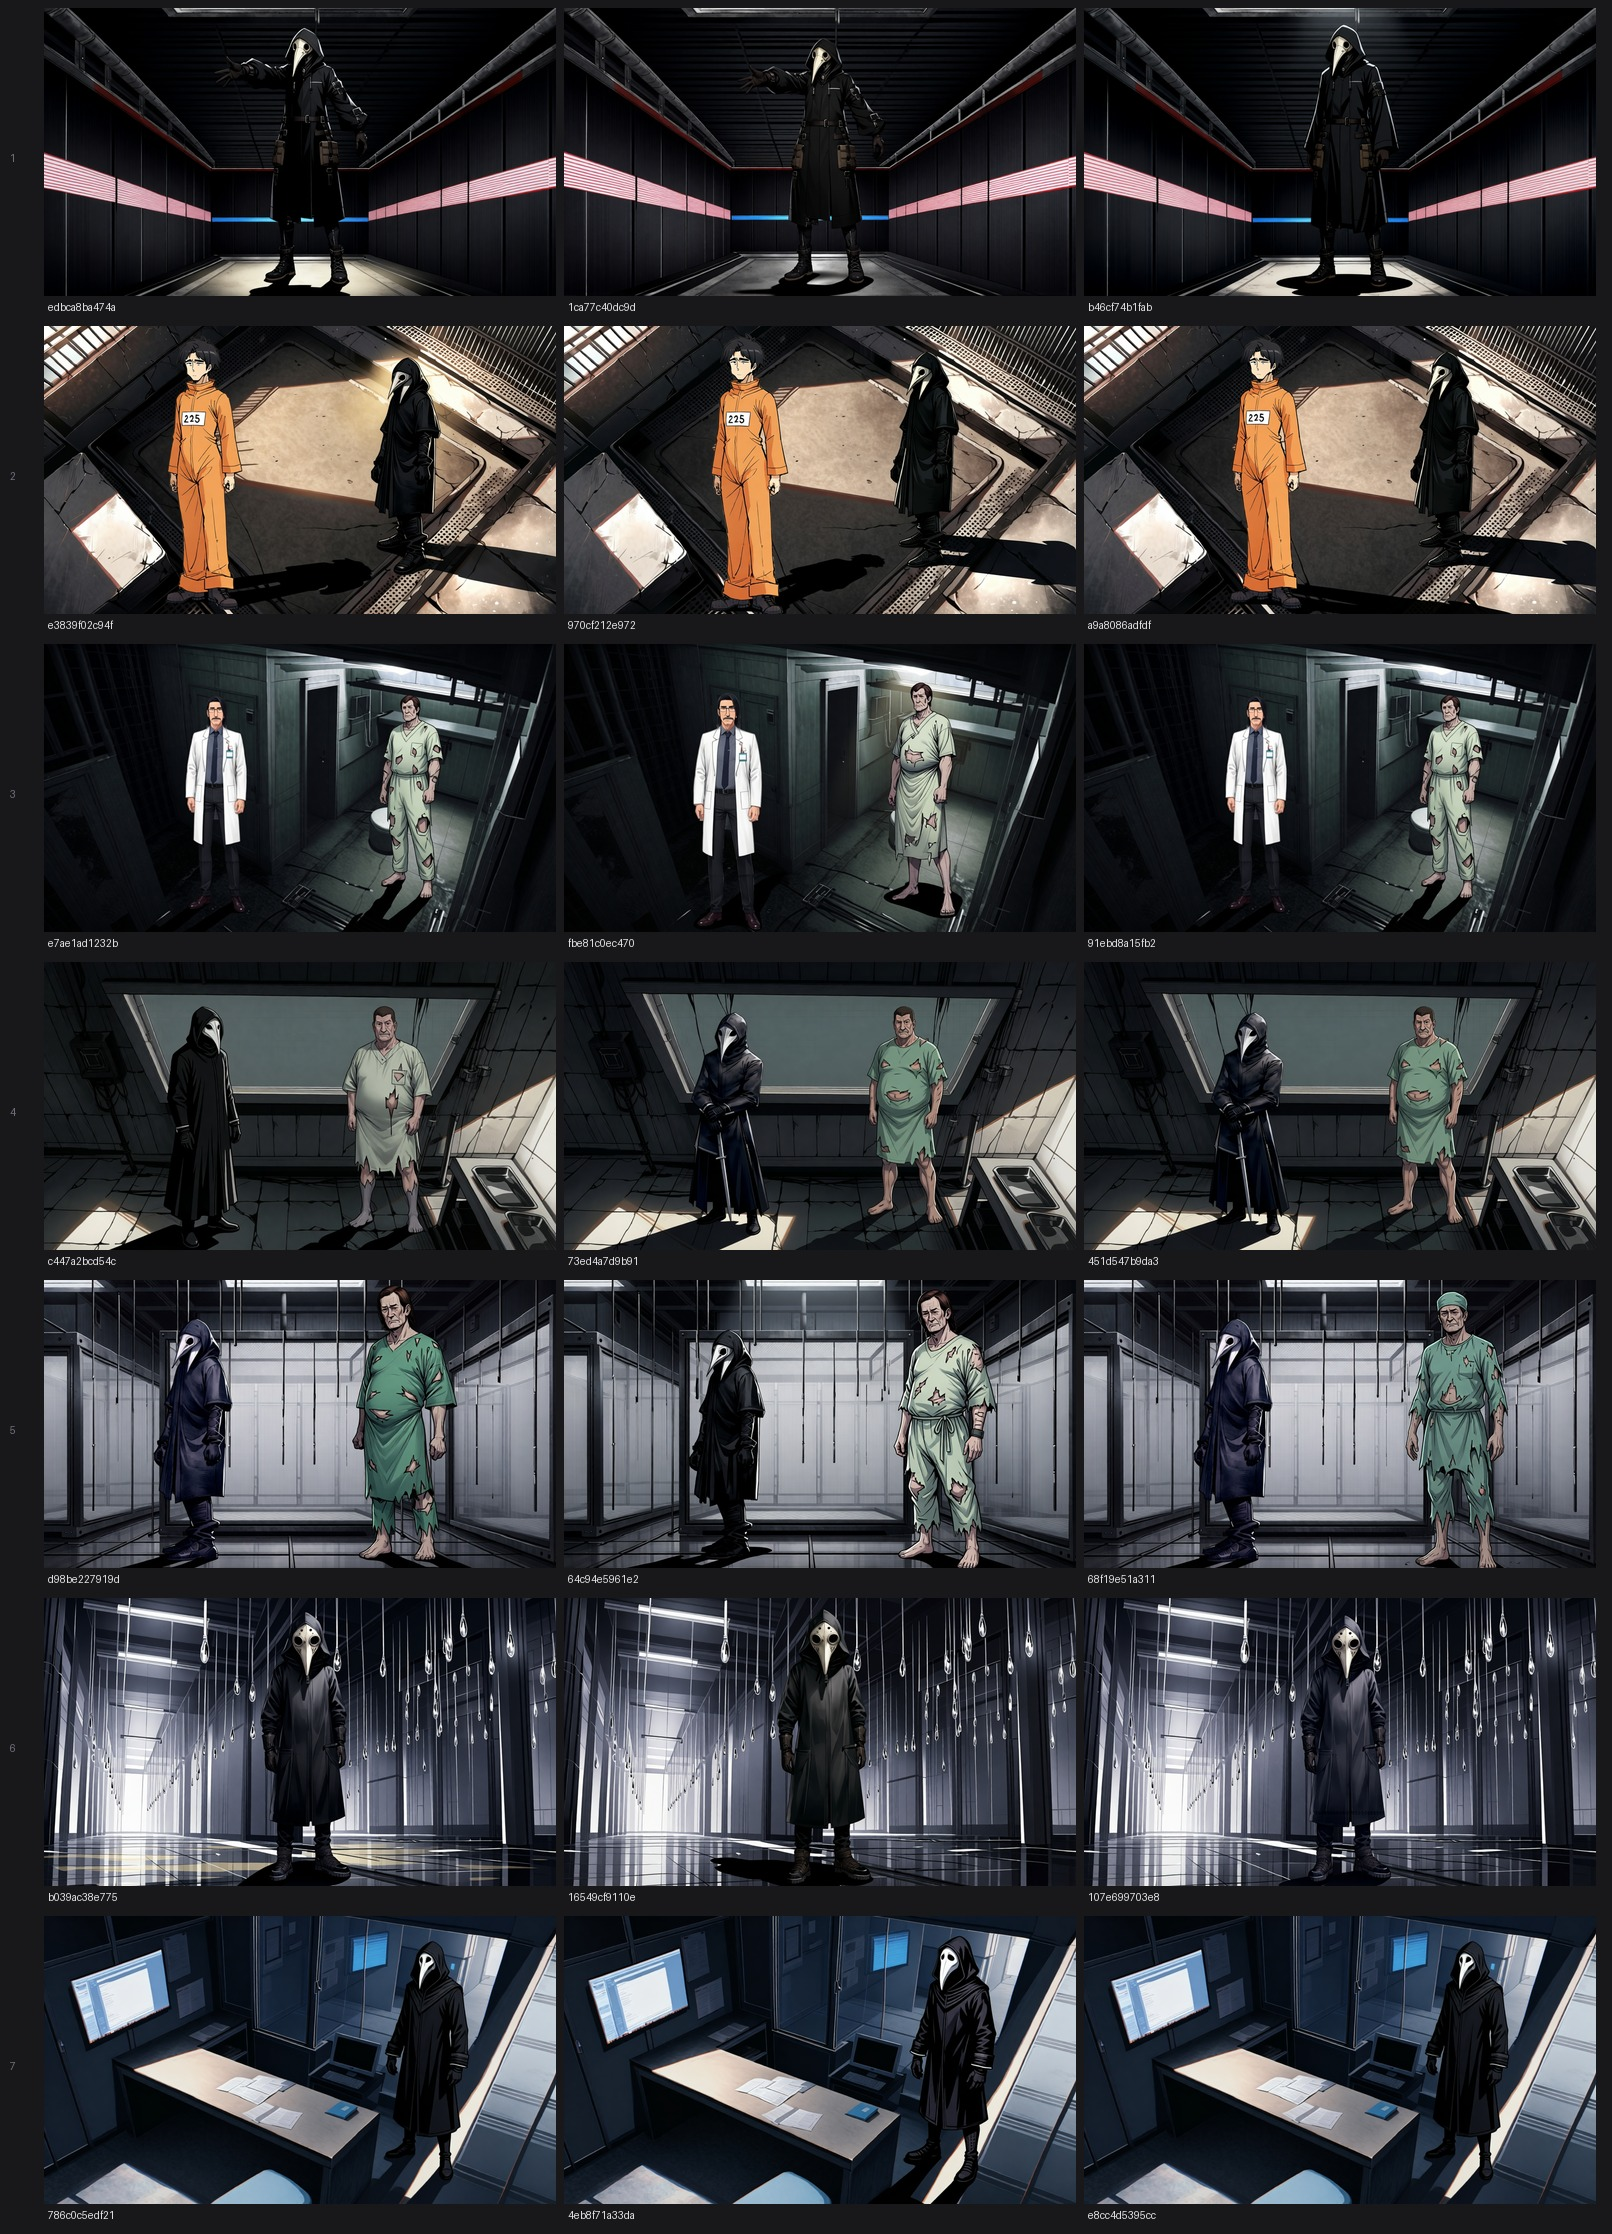

Source code (Python):
#!/usr/bin/env python
"""Story 14.9 블라인드 시트 — 7행 × 3열 = 21타일. GPU 0 · 렌더 0.

    uv run python .../blind_sheet.py

**행 안의 arm 순서를 샷마다 치환한다.** 10.1e는 좌/우를 arm에 고정했고, 그러면 타일 하나의
정체를 알아채는 순간 나머지 전부를 알게 된다. 여기서는 치환이 `sheet_key.json` 에만 있다.

타일 각인은 **blind id 12-hex 뿐**이다 — shot_id도, arm 이름도, 가설도 찍지 않는다.
`10-1e-live-validation/pair_sheets` 는 가설을 이미지에 각인해서 재사용하지 않는다.

타일 장변은 **512px** 다(CLAUDE.md 의 판정 이미지 기준). 판정 축이 "인물이 방의 척도에
맞는가"이므로 인물 실루엣과 방의 척도 단서(문·가구·천장)가 같이 보여야 한다 — 14.3의 256px
타일은 43타일 시트라 그 값이었고, 21타일이면 512가 들어간다.
"""

import hashlib
import json
import random
import shutil
from pathlib import Path

from PIL import Image, ImageDraw

HERE = Path(__file__).resolve().parent
ROOT = HERE.parents[3]

SALT = "14-9-recompose-placement-scale"  # 고정·커밋됨. blind id 는 재현 가능하다
ARMS = ("a", "b", "c")
TILE = (512, 288)
CAPTION_H = 22
GUTTER = 44           # 행 번호가 들어가는 왼쪽 여백
PAD = 8
BG = (24, 24, 27)
FG = (228, 228, 231)
DIM = (113, 113, 122)


def blind_id(shot_id: str, arm: str) -> str:
    return hashlib.sha256(f"{shot_id}|{arm}|{SALT}".encode("utf-8")).hexdigest()[:12]


def permutation(shot_id: str) -> list[str]:
    """이 샷의 열 순서. 샷 id 와 소금만으로 결정되므로 시트를 다시 만들어도 같다."""
    order = list(ARMS)
    random.Random(f"{shot_id}|{SALT}|order").shuffle(order)
    return order


def letterboxed(path: Path) -> Image.Image:
    frame = Image.open(path).convert("RGB")
    frame.thumbnail(TILE, Image.Resampling.LANCZOS)
    box = Image.new("RGB", TILE, BG)
    box.paste(frame, ((TILE[0] - frame.width) // 2, (TILE[1] - frame.height) // 2))
    return box


def main() -> int:
    manifest = json.loads((HERE / "manifest.json").read_text(encoding="utf-8"))
    shots = [s["shot_id"] for s in manifest["shots"]]

    missing = [
        f"arm_{arm}/{shot_id}.png" for shot_id in shots for arm in ARMS
        if not (HERE / f"arm_{arm}" / f"{shot_id}.png").is_file()
    ]
    if missing:
        print(f"STOP: {len(missing)}개 타일이 없다 — 시트를 만들지 않는다\n  {missing[:6]}")
        return 2

    blind_dir = HERE / "blind"
    blind_dir.mkdir(exist_ok=True)
    cell_w, cell_h = TILE[0] + PAD, TILE[1] + CAPTION_H + PAD
    sheet = Image.new("RGB", (GUTTER + 3 * cell_w + PAD, len(shots) * cell_h + PAD), BG)
    draw = ImageDraw.Draw(sheet)
    rows = []
    for r, shot_id in enumerate(shots):
        order = permutation(shot_id)
        y = PAD + r * cell_h
        draw.text((PAD, y + TILE[1] // 2), f"{r + 1:>2}", fill=DIM)
        tiles = []
        for c, arm in enumerate(order):
            src = HERE / f"arm_{arm}" / f"{shot_id}.png"
            bid = blind_id(shot_id, arm)
            # 원본 해상도 사본도 남긴다 — 시트에서 애매하면 이 파일을 열어 확대한다.
            shutil.copyfile(src, blind_dir / f"{bid}.png")
            x = GUTTER + c * cell_w
            sheet.paste(letterboxed(src), (x, y))
            draw.text((x + 4, y + TILE[1] + 5), bid, fill=FG)
            tiles.append({"column": c + 1, "blind_id": bid, "arm": arm,
                          "source": str(src.relative_to(ROOT))})
        rows.append({"row": r + 1, "shot_id": shot_id, "column_order": order, "tiles": tiles})

    out = HERE / "blind_sheet.jpg"
    sheet.save(out, quality=92)
    (HERE / "sheet_key.json").write_text(json.dumps({
        "salt": SALT,
        "id_rule": "sha256(f'{shot_id}|{arm}|{salt}').hexdigest()[:12]",
        "order_rule": "random.Random(f'{shot_id}|{salt}|order').shuffle(['a','b','c'])",
        "arms": {"a": "출하 프레임 (recomposed/, seed 0, 편집 전 문구)",
                 "b": "재렌더 (seed 20260830, 편집 전 문구)",
                 "c": "재렌더 (seed 20260830, 편집 후 문구) — B와 같은 시드·같은 워크플로 파일"},
        "sheet": str(out.relative_to(ROOT)),
        "tile_px": list(TILE),
        "rows": rows,
    }, indent=2, ensure_ascii=False), encoding="utf-8")
    print(f"  -> {out.relative_to(ROOT)}  {sheet.width}x{sheet.height}  {len(shots) * 3}타일")
    print(f"  -> {(HERE / 'sheet_key.json').relative_to(ROOT)}")
    distinct = {tuple(r["column_order"]) for r in rows}
    print(f"  열 순서 {len(distinct)}종 / {len(rows)}행: "
          + ", ".join("".join(o) for o in sorted(distinct)))
    return 0


if __name__ == "__main__":
    raise SystemExit(main())
